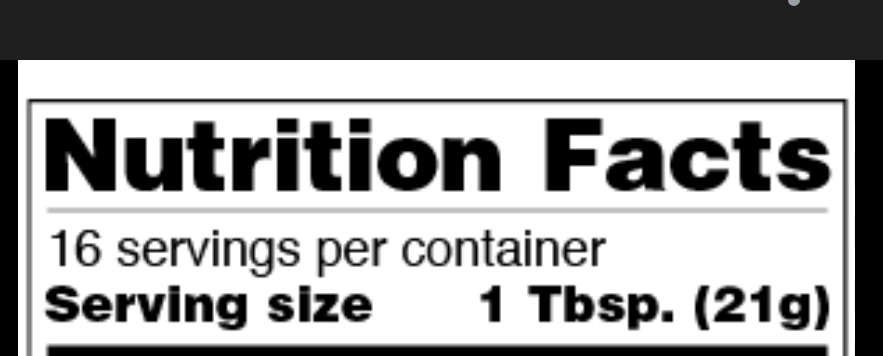
#> input picture Image2.jpg, 883 x 356 px
$ python -i preproc.py   (imports and definitions only)
#> lines starting #> are read from the running program, lines starting #| are printed output that depends on the picture; after the words box and inside, x2 and y2 are one past the last pixel; in counts of white or black regions, pixels touching at a corner belong together
#> further down, picture is the input picture: shape (356, 883, 3); mean B, G, R 157, 157, 157
import cv2
import numpy as np
import streamlit as st

def get_valid_heights(thresh_img, draw_debug=False, debug_name="output_contour_visual.jpg"):
    contours, _ = cv2.findContours(thresh_img, cv2.RETR_TREE, cv2.CHAIN_APPROX_SIMPLE)
    valid_heights = []
    debug_img = cv2.cvtColor(thresh_img, cv2.COLOR_GRAY2BGR)

    for cnt in contours:
        x, y, w_c, h_c = cv2.boundingRect(cnt)
        area = cv2.contourArea(cnt)
        aspect_ratio = w_c / float(h_c + 1e-5)

        if area < 10 or h_c < 5 or h_c > 100:
            continue
        if aspect_ratio > 10:
            continue
        valid_heights.append(h_c)
        if draw_debug:
            cv2.rectangle(debug_img, (x, y), (x + w_c, y + h_c), (0, 255, 0), 1)

    if draw_debug:
        cv2.imwrite(debug_name, debug_img)

    return valid_heights

def resize_img(img, target_char_height=31, draw_debug=False):
    """
    Resize image agar tinggi huruf (karakter) mendekati target_char_height (misal: 26px).
    """
#> called with target_char_height = 26, draw_debug = False
    st.write(f"🖼️ Original size: {img.shape[1]}×{img.shape[0]}")
#> (this line was passed over: streamlit is not available in this run)
    gray = cv2.cvtColor(img, cv2.COLOR_BGR2GRAY)
    mean_intensity = np.mean(gray)
#> mean_intensity = 157
    is_dark_bg = mean_intensity < 100
#> is_dark_bg = False
    if is_dark_bg:
        gray = cv2.bitwise_not(gray)

    _, thresh = cv2.threshold(gray, 0, 255, cv2.THRESH_BINARY + cv2.THRESH_OTSU)
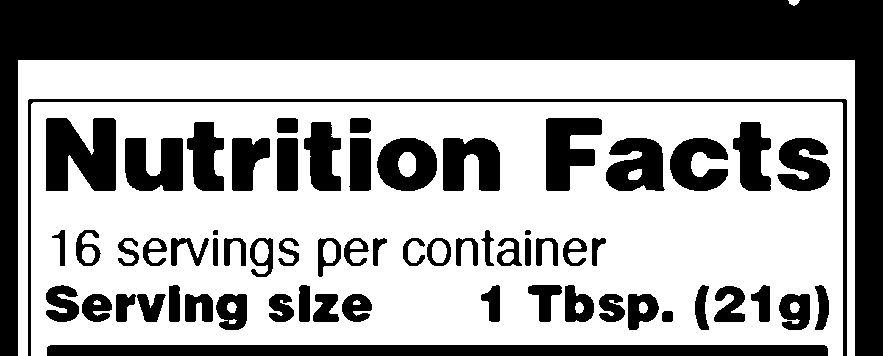
#> thresh: shape (356, 883); 59.4% white; 64 black regions, largest, box (x1, y1, x2, y2) and area: (0, 0, 883, 356) 66547, (47, 345, 828, 356) 8582, (28, 99, 847, 356) 4237
    kernel = cv2.getStructuringElement(cv2.MORPH_RECT, (2, 2))
    cleaned = cv2.erode(thresh, kernel, iterations=1)
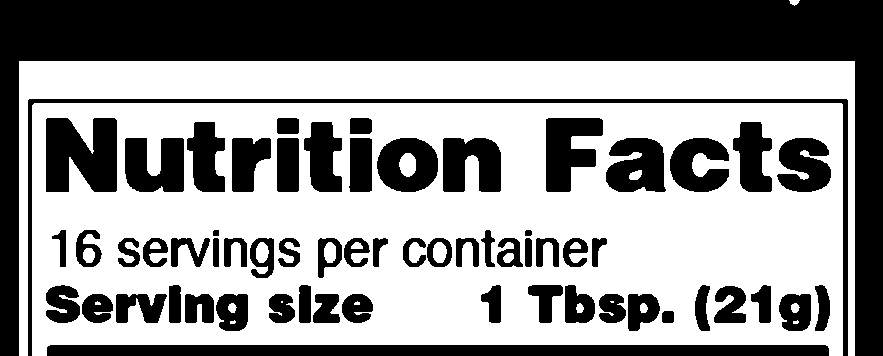
#> cleaned: shape (356, 883); 56.9% white; 63 black regions

    valid_heights = get_valid_heights(cleaned, draw_debug=draw_debug)
#> in get_valid_heights, `contours, _ = cv2.findContours(thresh_img, cv2.RETR_TREE, cv2.CHAIN_AP..`: contours = 83 contours, 6 with area under 20; largest, box (x1, y1, x2, y2) and area: (32, 103, 843, 356) 195516, (19, 61, 855, 356) 34497, (45, 117, 118, 193) 4523, (545, 117, 604, 193) 3015, (376, 137, 439, 193) 2766
#> in get_valid_heights, `debug_img = cv2.cvtColor(thresh_img, cv2.COLOR_GRAY2BGR)`: debug_img: shape (356, 883, 3); 56.9% white; 63 black regions, largest, box (x1, y1, x2, y2) and area: (0, 0, 883, 356) 67685, (47, 345, 829, 356) 8593, (28, 99, 848, 356) 5559
#> the loop in get_valid_heights, `for cnt in contours:` made 83 passes
#> (x, y, w_c, h_c, area, aspect_ratio) on passes 1, 2, 3, 5, 6, 7, 8, 10, 12, 13, 15, 17: (32, 103, 811, 253, 195516.5, 3.21), (661, 310, 14, 14, 158.5, 1), (778, 293, 34, 39, 1098, 0.872), (791, 303, 9, 10, 54, 0.9), (627, 293, 34, 39, 982.5, 0.872), (640, 303, 8, 10, 51, 0.8), (598, 293, 29, 31, 678, 0.935), (341, 293, 33, 31, 755.5, 1.06), (312, 293, 29, 31, 671, 0.935), (268, 293, 28, 31, 657.5, 0.903), (215, 293, 34, 39, 1095.5, 0.872), (228, 303, 9, 10, 52, 0.9)
#> after the loop in get_valid_heights, `for cnt in contours:`: valid_heights = 75 values, max 76 at index 70, min 6 at index 74, mean 34.31

    if valid_heights:
        avg_height = np.mean(valid_heights)
#> avg_height = 34.31
        scale = target_char_height / avg_height
#> scale = 0.758
        if scale < 1:
            scale = 1.5
        elif scale > 2:
            return img
        st.write(f"📏 Total karakter terdeteksi: {len(valid_heights)}")
#> (this line was passed over: streamlit is not available in this run)
        st.write(f"🎯 Rata-rata tinggi huruf: {avg_height} → Scale: {scale:.2f}")
#> (this line was passed over: streamlit is not available in this run)
        img = cv2.resize(img, None, fx=scale, fy=scale, interpolation=cv2.INTER_CUBIC)
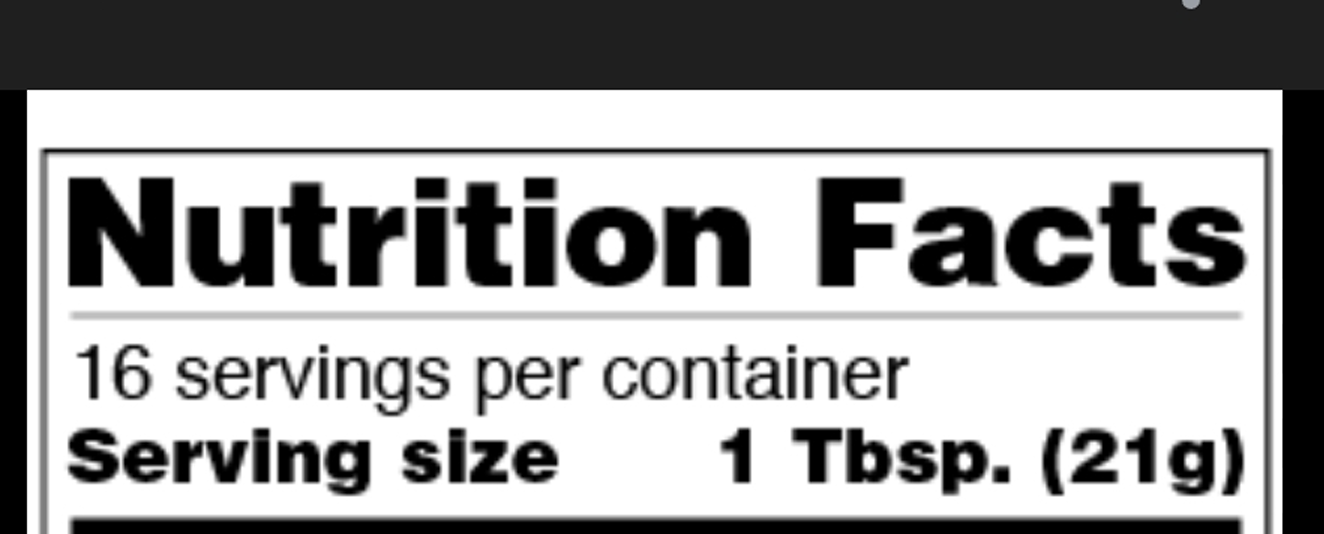
#> img: shape (534, 1324, 3); mean B, G, R 157, 157, 157
    else:
        img = cv2.resize(img, None, fx=2.0, fy=2.0, interpolation=cv2.INTER_CUBIC)
    st.write(f"📐 After resize: {img.shape[1]}×{img.shape[0]}")
#> (this line was passed over: streamlit is not available in this run)
    return img

def preproc_img(input_img):
    resized_img = resize_img(input_img, 26)
    alpha = 0.6
    beta = 40
    clahe_clip = 2.0
    tile_grid_size = (8, 8)
    blur_kernel = (3, 3)
    denoise_h = 30
    img = resized_img

    # === GRAYSCALE
    gray = cv2.cvtColor(img, cv2.COLOR_BGR2GRAY)
#> gray: shape (534, 1324)

    # === BRIGHTNESS & CONTRAST ADJUST
    adjusted = cv2.convertScaleAbs(gray, alpha=alpha, beta=beta)
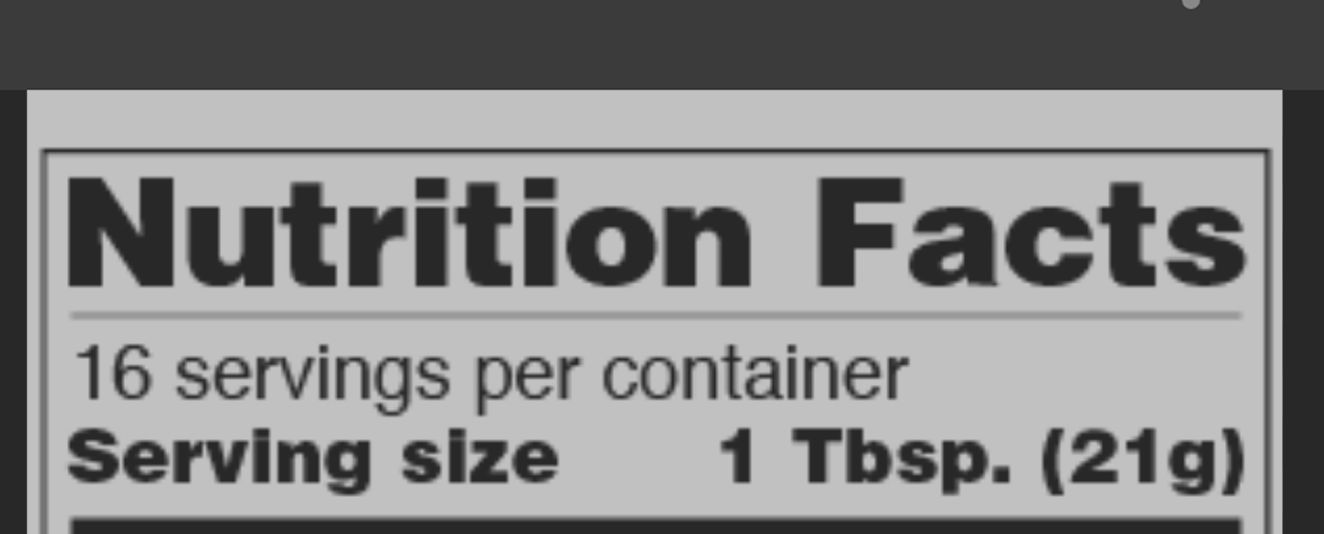
#> adjusted: shape (534, 1324); min 40, max 193, mean 134.3

    # === HIGHLIGHT MASK
    # mask = cv2.inRange(adjusted, 240, 255)

    # === BLUR
    blurred = cv2.GaussianBlur(adjusted, blur_kernel, 0)

    # === CLAHE
    clahe = cv2.createCLAHE(clipLimit=clahe_clip, tileGridSize=tile_grid_size)
    enhanced = clahe.apply(blurred)
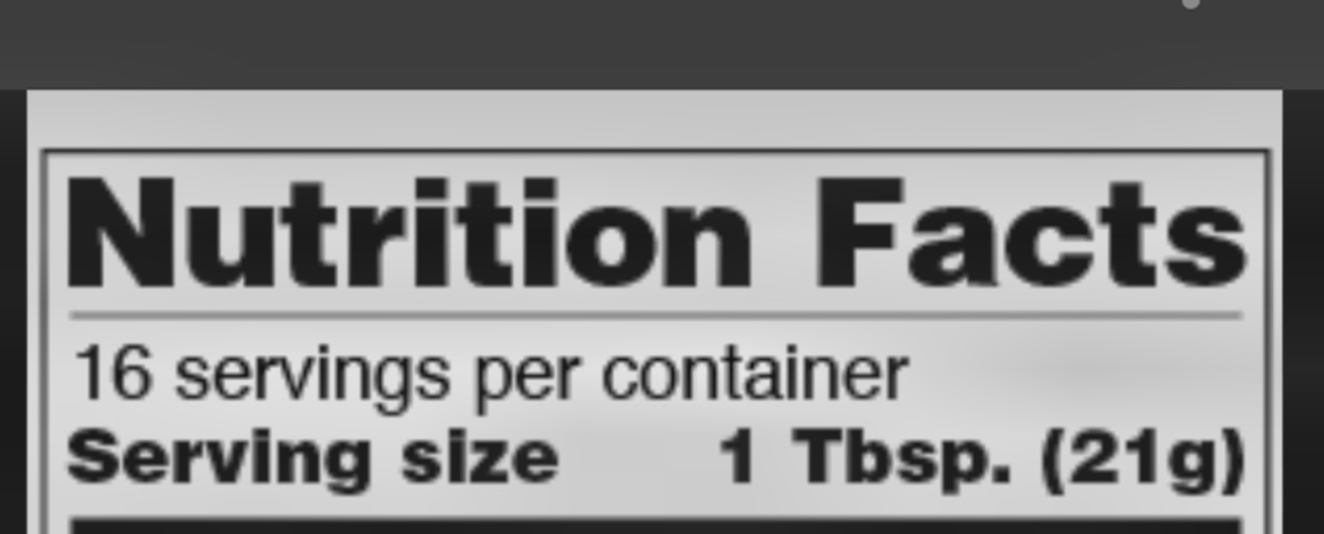
#> enhanced: shape (534, 1324); min 21, max 231, mean 141.2

    # === DENOISE
    denoised = cv2.fastNlMeansDenoising(enhanced, h=denoise_h)

    # === OTSU THRESHOLDING
    mean_intensity = np.mean(denoised)
#> mean_intensity = 141.5
    if mean_intensity < 127:
        denoised = cv2.bitwise_not(denoised)
        _, denoised = cv2.threshold(denoised, 0, 255, cv2.THRESH_BINARY + cv2.THRESH_OTSU)


    # === CONVERT TO RGB
    final_img = cv2.cvtColor(denoised, cv2.COLOR_GRAY2RGB)
    return final_img

def filter_smooth(input_img, d_values = 10, sigma_a = 150, sigma_b = 75):
    filtered = cv2.bilateralFilter(input_img, d=d_values, sigmaColor=sigma_a, sigmaSpace=sigma_b)
    return filtered

>>> import cv2
>>> picture = cv2.imread('../Image2.jpg')
>>> result = preproc_img(picture)
